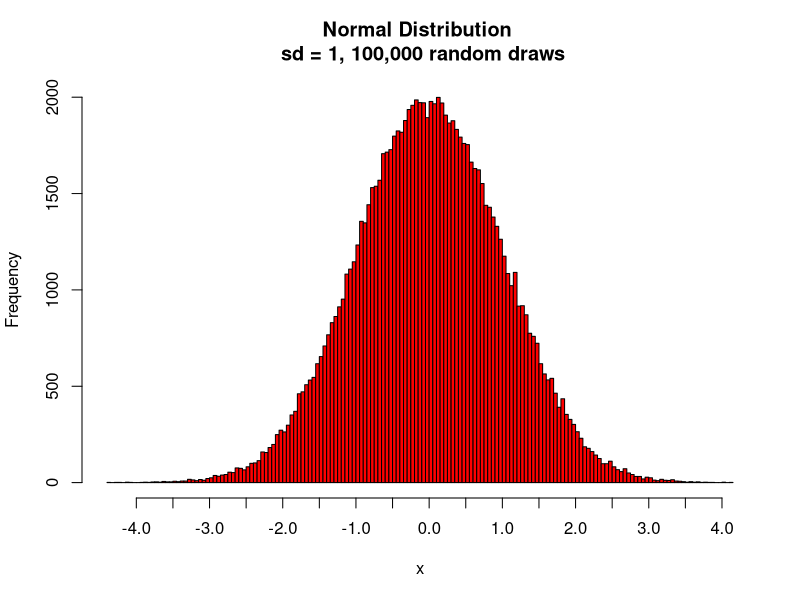
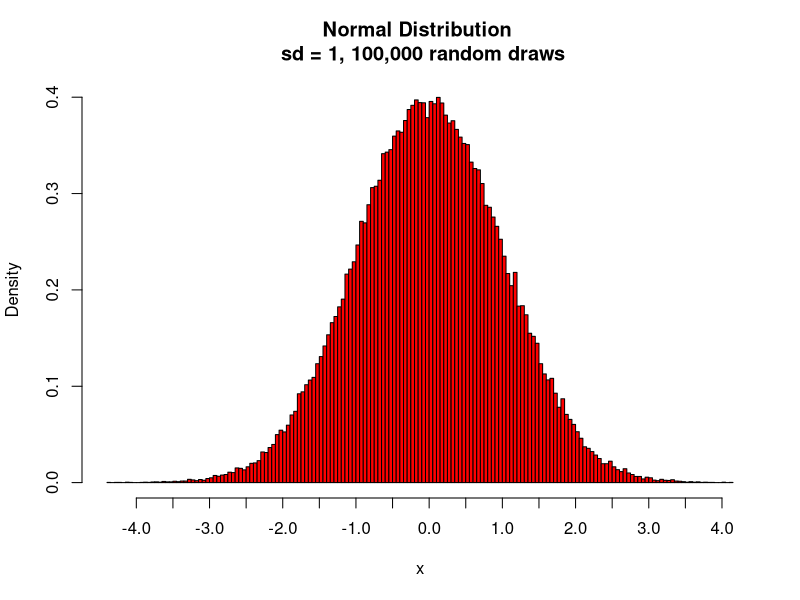
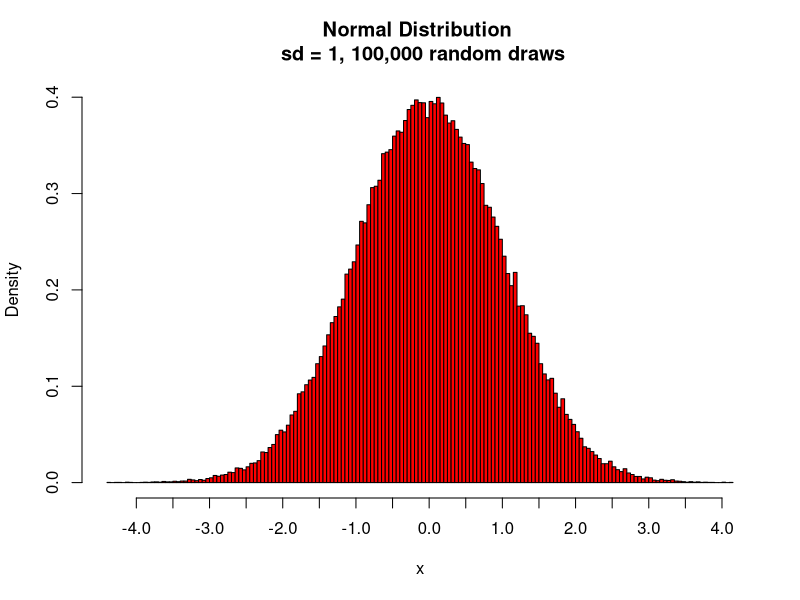
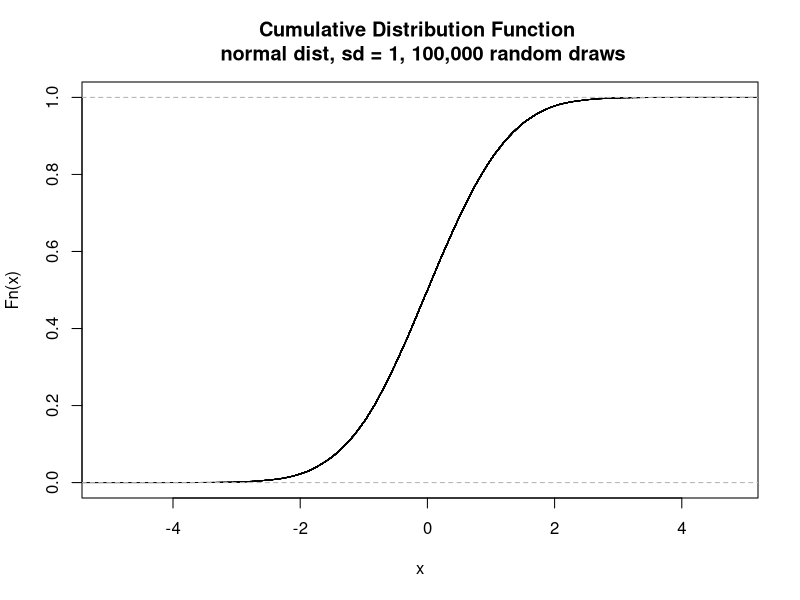

Write R code to recreate these figures, in order.
## ---- chunk 1
(10*9*8*7*6*5*4*3*2*1)/((5*4*3*2*1)^2 * 2^10)

(10*9*8*7*6)/((5*4*3*2*1)*2^10)
## ---- chunk 2
#This code is to generate the data for the two plots
rand.norma<- rnorm(100000)

# calculate CDF 
CDF <- ecdf(rand.norma)

#This code draws the two plots, first the Red Histogram then the #Cumulative Distribution plot
#the xaxp=c(-4,4,16)  argument sets the x-axis tick marks to run from -4 to 4 and to have a total of 16 tick marks 

hist(rand.norma, breaks = 200, freq = TRUE, main = "Normal Distribution \n sd = 1, 100,000 random draws", xaxp=c(-4,4,16) , xlab = 'x', col = "red")

hist(rand.norma, breaks = 200, freq = FALSE, main = "Normal Distribution \n sd = 1, 100,000 random draws", xaxp=c(-4,4,16) , xlab = 'x', col = "red")

## ---- chunk 3

#This code draws the two plots, first the Red Histogram then the #Cumulative Distribution plot
#the xaxp=c(-4,4,16)  argument sets the x-axis tick marks to run from -4 to 4 and to have a total of 16 tick marks 

hist(rand.norma, breaks = 200, freq = FALSE, main = "Normal Distribution \n sd = 1, 100,000 random draws", xaxp=c(-4,4,16) , xlab = 'x', col = "red")

plot(CDF, main = "Cumulative Distribution Function \n normal dist, sd = 1, 100,000 random draws")

